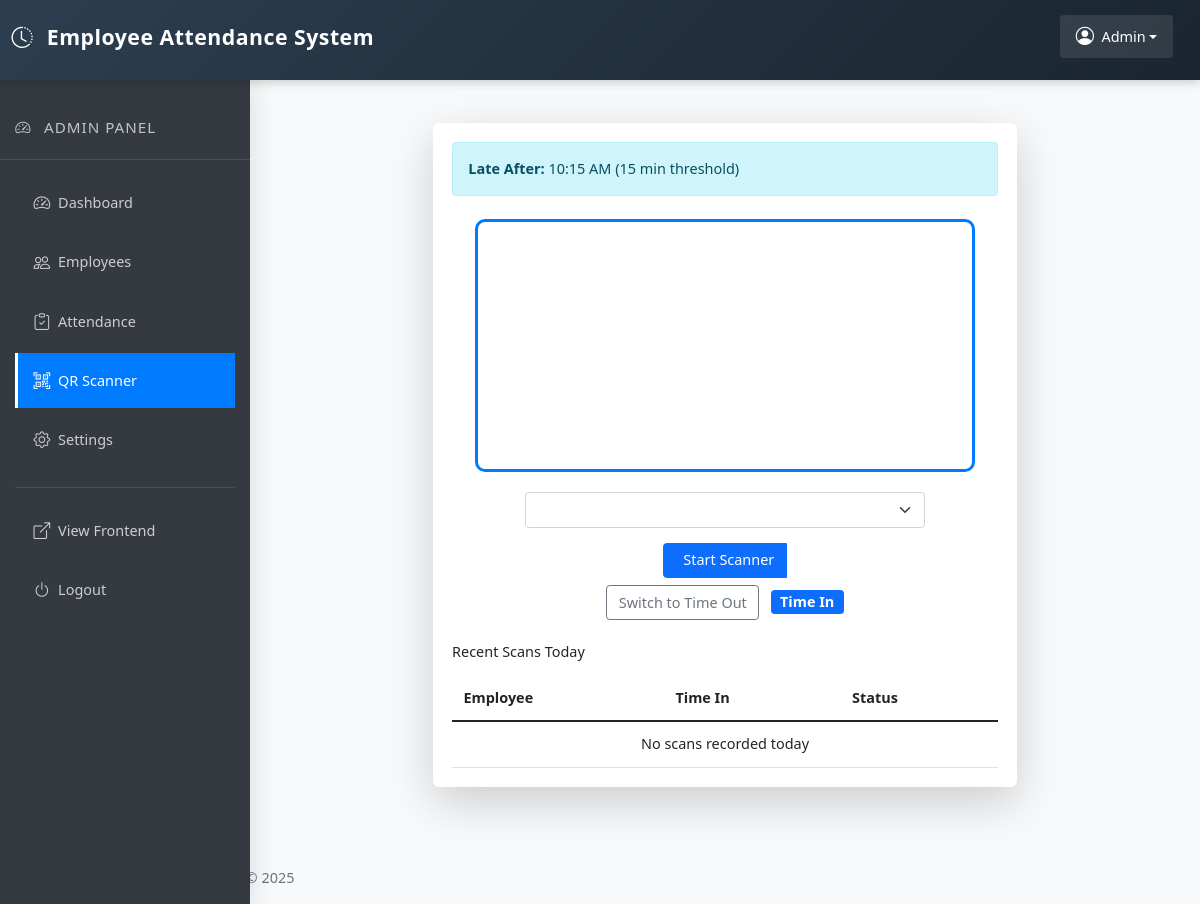
Before: /views/admin/scan.php (signed in) with the older database file.
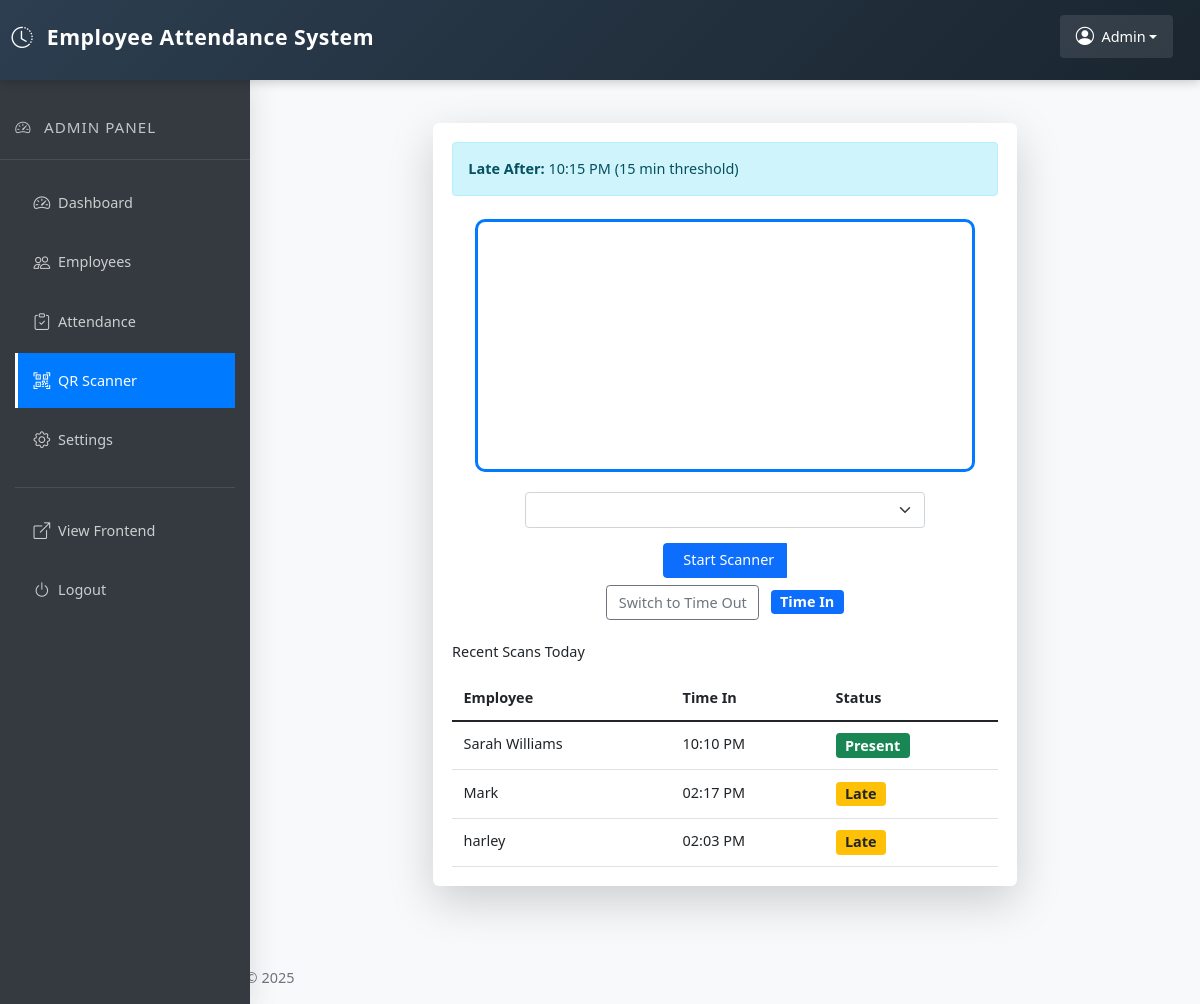
After: the same page with the newer database file.
### tables this page shows
CREATE TABLE `settings` (
  `id` int(11) NOT NULL,
  `time_in` time NOT NULL,
  `threshold_minute` int(11) NOT NULL,
  `time_out` time NOT NULL,
  `qr_pin` varchar(255) NOT NULL,
  `qr_active` tinyint(1) NOT NULL
);

CREATE TABLE `morning_time_log` (
  `id` int(11) NOT NULL,
  `employee_id` int(11) NOT NULL,
  `time_in` datetime DEFAULT NULL,
  `time_out` datetime DEFAULT NULL,
  `status` enum('present','late','absent') DEFAULT 'absent'
);

CREATE TABLE `users` (
  `id` int(11) NOT NULL,
  `username` varchar(50) NOT NULL,
  `password` varchar(255) NOT NULL,
  `email` varchar(100) NOT NULL,
  `code` varchar(255) NOT NULL,
  `created_at` timestamp NOT NULL DEFAULT current_timestamp()
);

### views/admin/scan.php (the view, shortened to what the changed rows need)
<?php
require_once '../../includes/admin/header.php';
require_once '../../db/connect.php';
$today = date('Y-m-d');
$recent_scans_query = "SELECT tl.*, u.username
                      FROM morning_time_log tl
                      JOIN users u ON tl.employee_id = u.id
                      WHERE DATE(tl.time_in) = ?
                      ORDER BY tl.time_in DESC
                      LIMIT 10";
$stmt = $conn->prepare($recent_scans_query);
$stmt->bind_param("s", $today);
$stmt->execute();
$recent_scans = $stmt->get_result();
$settings_query = "SELECT time_in, threshold_minute, time_out FROM settings WHERE id = 1";
$settings_result = $conn->query($settings_query);
$settings = $settings_result->fetch_assoc();
$late_time = date('h:i A', strtotime($settings['time_in']) + ($settings['threshold_minute'] * 60));
?>
<div class="main-content">
    <div class="container-fluid py-4">
        <div class="row">
            <div class="col-lg-8 mx-auto">
                <div class="card shadow-lg border-0">
                    <div class="card-body">
                        <div class="alert alert-info mb-4">
                            <p class="mb-0">
                                <strong>Late After:</strong> <?php echo $late_time; ?>
                                (<?php echo $settings['threshold_minute']; ?> min threshold)
                            </p>
                        </div>
                        <div class="mt-4">
                            <div class="table-responsive">
                                <table class="table table-hover">
                                    <thead>
                                        <tr>
                                            <th>Employee</th>
                                            <th>Time In</th>
                                            <th>Status</th>
                                        </tr>
                                    </thead>
                                    <tbody id="recent-scans-list">
                                        <?php if ($recent_scans->num_rows > 0): ?>
                                            <?php while ($scan = $recent_scans->fetch_assoc()): ?>
                                                <tr>
                                                    <td><?php echo htmlspecialchars($scan['username']); ?></td>
                                                    <td><?php echo date('h:i A', strtotime($scan['time_in'])); ?></td>
                                                    <td>
                                                        <?php if ($scan['status'] === 'present'): ?>
                                                            <span class="badge bg-success">Present</span>
                                                        <?php else: ?>
                                                            <span class="badge bg-warning text-dark">Late</span>
                                                        <?php endif; ?>
                                                    </td>
                                                </tr>
                                            <?php endwhile; ?>
                                        <?php else: ?>
                                            <tr>
                                                <td colspan="3" class="text-center">No scans recorded today</td>
                                            </tr>
                                        <?php endif; ?>
                                    </tbody>
                                </table>
                            </div>
                        </div>
                    </div>
                </div>
            </div>
        </div>
    </div>
</div>
<?php require_once '../../includes/admin/footer.php'; ?>

Changed rows visible on the page:
changed settings: late_time "10:15 AM" → "10:15 PM"
added morning_time_log: employee.username "Sarah Williams", time_in "10:10 PM", status "Present"
added morning_time_log: employee.username "Mark", time_in "02:17 PM", status "Late"
added morning_time_log: employee.username "harley", time_in "02:03 PM", status "Late"
Other visible differences:
text no longer shown: "No scans recorded today"
